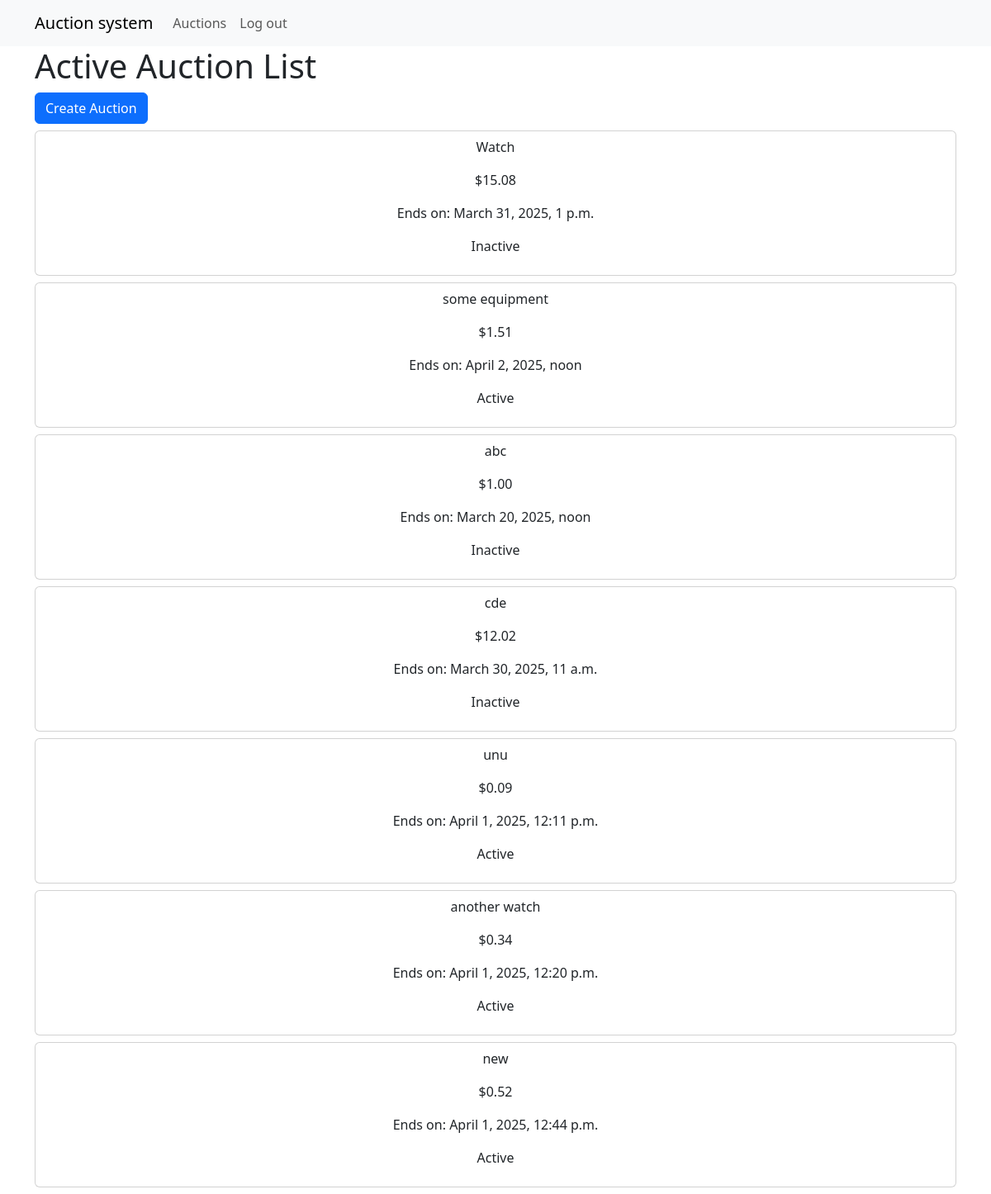
The app's page / (signed in), older data.
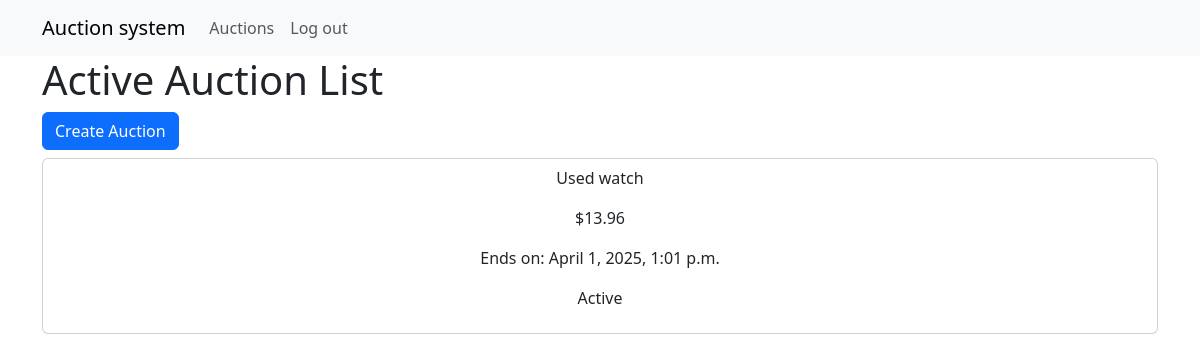
The same page, newer data.
### bids/models.py (models this page shows, shortened)
class Auction(models.Model):
    user = models.ForeignKey(User, on_delete=models.CASCADE, null=True)
    name = models.CharField(max_length=255)
    description = models.TextField()
    start_price = models.DecimalField(decimal_places=2, max_digits=10)
    end_time = models.DateTimeField()
    def is_active(self):
        return self.end_time > timezone.now()
    def current_price(self):
        last_bid = Bid.objects.filter(auction=self).order_by('-created_at').first()
        return last_bid.price if last_bid is not None else self.start_price

class Bid(models.Model):
    user = models.ForeignKey(User, on_delete=models.CASCADE)
    auction = models.ForeignKey(Auction, on_delete=models.CASCADE)
    price = models.DecimalField(decimal_places=2, max_digits=10)
    created_at = models.DateTimeField(default=timezone.now)

### bids/views.py (the view)
# urls.py: path('', AuctionListView.as_view(), name='auction_list'),
class AuctionListView(LoginRequiredMixin, ListView):
    model = Auction
    template_name = 'auction_list.html'
    queryset = Auction.objects.all()

### templates/auction_list.html (shortened to what this page needs)
{% extends 'base.html' %}
{% block inpage_title %}Active Auction List{% endblock %}
{% block content %}
    <a href="{% url 'auction_create' %}" class="btn btn-primary mb-2">Create Auction</a>
    <div>
        {% for auction in auction_list %}
            <a class="card text-decoration-none mb-2 auction" href="{% url 'bid_create' auction.pk %}">
                <div class="btn">
                    <p>{{ auction.name }}</p>
                    <p>${{ auction.current_price }}</p>
                    <p>Ends on: {{ auction.end_time }}</p>
                    <p>
                        {% if auction.is_active %}Active{% else %}Inactive{% endif %}
                    </p>
                </div>
            </a>
        {% empty %}
            <p>No auctions yet.</p>
        {% endfor %}
    </div>
{% endblock %}

### templates/base.html (shortened to what this page needs)
<!doctype html>
<html lang="en">
<head>
    <link href="https://cdn.jsdelivr.net/npm/bootstrap@5.3.3/dist/css/bootstrap.min.css" rel="stylesheet"
>
</head>
<body>
<nav class="navbar navbar-expand-lg bg-body-tertiary">
    <div class="container-xl">
        <a class="navbar-brand disabled" >Auction system</a>
        <div class="collapse navbar-collapse" id="navbarSupportedContent">
            <ul class="navbar-nav me-auto mb-2 mb-lg-0">
                <li class="nav-item">
                    <a class="nav-link" href="{% url 'auction_list' %}">Auctions</a>
                </li>
                {% if request.user.is_authenticated %}
                    <li class="nav-item">
                        <form action="{% url 'logout' %}" method="post">
                            <button type="submit" class="nav-link">Log out</button>
                        </form>
                    </li>
                {% else %}
                    <li class="nav-item">
                        <a class="nav-link " href="{% url 'login' %}">Log in</a>
                    </li>
                {% endif %}
            </ul>
        </div>
    </div>
</nav>
<div class="container-xl">
    <h1>{% block inpage_title %}{% endblock %}</h1>
    {% block content %}
    {% endblock %}
</div>
</body>
</html>

Row changes from the older to the newer data that the page shows:
removed Auction: name "Watch", current_price "15.08", end_time "March 31, 2025, 1 p.m.", shows "Inactive"
removed Auction: name "some equipment", current_price "1.51", end_time "April 2, 2025, noon", shows "Active"
removed Auction: name "abc", current_price "1.00", end_time "March 20, 2025, noon", shows "Inactive"
removed Auction: name "cde", current_price "12.02", end_time "March 30, 2025, 11 a.m.", shows "Inactive"
removed Auction: name "unu", current_price "0.09", end_time "April 1, 2025, 12:11 p.m.", shows "Active"
removed Auction: name "another watch", current_price "0.34", end_time "April 1, 2025, 12:20 p.m.", shows "Active"
removed Auction: name "new", current_price "0.52", end_time "April 1, 2025, 12:44 p.m.", shows "Active"
added Auction: name "Used watch", current_price "13.96", end_time "April 1, 2025, 1:01 p.m.", shows "Active"
